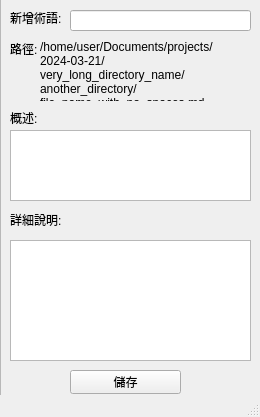
<?xml version="1.0" encoding="UTF-8"?>
<ui version="4.0">
 <class>MainWindow</class>
 <widget class="QMainWindow" name="MainWindow">
  <property name="geometry">
   <rect>
    <x>0</x>
    <y>0</y>
    <width>260</width>
    <height>417</height>
   </rect>
  </property>
  <property name="windowTitle">
   <string>MainWindow</string>
  </property>
  <widget class="QWidget" name="centralwidget">
   <widget class="QFrame" name="frame">
    <property name="geometry">
     <rect>
      <x>0</x>
      <y>-20</y>
      <width>401</width>
      <height>431</height>
     </rect>
    </property>
    <property name="frameShape">
     <enum>QFrame::StyledPanel</enum>
    </property>
    <property name="frameShadow">
     <enum>QFrame::Raised</enum>
    </property>
    <widget class="QPlainTextEdit" name="DescriptionText">
     <property name="geometry">
      <rect>
       <x>10</x>
       <y>260</y>
       <width>241</width>
       <height>121</height>
      </rect>
     </property>
    </widget>
    <widget class="QLabel" name="label_2">
     <property name="geometry">
      <rect>
       <x>10</x>
       <y>230</y>
       <width>55</width>
       <height>20</height>
      </rect>
     </property>
     <property name="text">
      <string>詳細說明:</string>
     </property>
    </widget>
    <widget class="QLineEdit" name="Term">
     <property name="geometry">
      <rect>
       <x>70</x>
       <y>30</y>
       <width>181</width>
       <height>21</height>
      </rect>
     </property>
    </widget>
    <widget class="QLabel" name="label_3">
     <property name="geometry">
      <rect>
       <x>10</x>
       <y>60</y>
       <width>55</width>
       <height>16</height>
      </rect>
     </property>
     <property name="text">
      <string>路徑:</string>
     </property>
     <property name="alignment">
      <set>Qt::AlignLeading|Qt::AlignLeft|Qt::AlignTop</set>
     </property>
    </widget>
    <widget class="QLabel" name="label">
     <property name="geometry">
      <rect>
       <x>10</x>
       <y>30</y>
       <width>55</width>
       <height>16</height>
      </rect>
     </property>
     <property name="text">
      <string>新增術語:</string>
     </property>
    </widget>
    <widget class="QLabel" name="Path">
     <property name="geometry">
      <rect>
       <x>40</x>
       <y>60</y>
       <width>200</width>
       <height>61</height>
      </rect>
     </property>
     <property name="sizePolicy">
      <sizepolicy hsizetype="Maximum" vsizetype="Preferred">
       <horstretch>0</horstretch>
       <verstretch>0</verstretch>
      </sizepolicy>
     </property>
     <property name="maximumSize">
      <size>
       <width>200</width>
       <height>16777215</height>
      </size>
     </property>
     <property name="autoFillBackground">
      <bool>false</bool>
     </property>
     <property name="text">
      <string>/home/user/Documents/projects/2024-03-21/very_long_directory_name/another_directory/file_name_with_no_spaces.md</string>
     </property>
     <property name="textFormat">
      <enum>Qt::PlainText</enum>
     </property>
     <property name="scaledContents">
      <bool>false</bool>
     </property>
     <property name="alignment">
      <set>Qt::AlignLeading|Qt::AlignLeft|Qt::AlignTop</set>
     </property>
     <property name="wordWrap">
      <bool>true</bool>
     </property>
    </widget>
    <widget class="QPushButton" name="SaveButton">
     <property name="geometry">
      <rect>
       <x>70</x>
       <y>390</y>
       <width>111</width>
       <height>24</height>
      </rect>
     </property>
     <property name="text">
      <string>儲存</string>
     </property>
    </widget>
    <widget class="QLabel" name="label_4">
     <property name="geometry">
      <rect>
       <x>10</x>
       <y>130</y>
       <width>55</width>
       <height>16</height>
      </rect>
     </property>
     <property name="text">
      <string>概述:</string>
     </property>
    </widget>
    <widget class="QTextEdit" name="AbstractText">
     <property name="geometry">
      <rect>
       <x>10</x>
       <y>150</y>
       <width>241</width>
       <height>71</height>
      </rect>
     </property>
    </widget>
   </widget>
  </widget>
  <widget class="QStatusBar" name="statusbar"/>
 </widget>
 <resources/>
 <connections/>
</ui>
